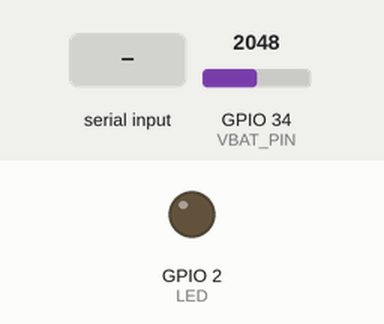
Recording of a sketch running on a simulated ESP32. Shown: output pins drawn as LEDs (lit = HIGH). Dashed ring = blinking. The inputs (shaded band) are chosen by the test bench; at power-on: GPIO 34 (VBAT_PIN) = 2048. A WiFi scan finds three made-up networks; EEPROM starts erased; what the sketch prints to the serial monitor is not drawn.

Above: at 0.1 s.
At 2.2 s:
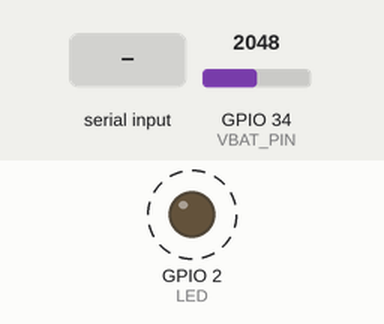
2.3 s: "c" received over Serial
Timing chart, 0 to 11.3 s (numbered marks = the images above; inputs shaded):
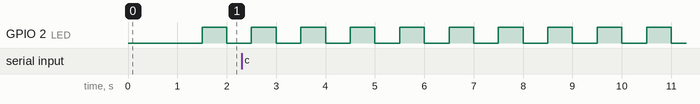

Measured:
- by itself, GPIO 2 (LED): alternates HIGH for 0.50 s and LOW for 0.50 s

The sketch:

t11_ldo_3v3.ino
```cpp
// tests/t11_ldo_3v3/t11_ldo_3v3.ino
// LDO 3.3 V: ESP32 กินไฟจากแบต → TP4056 → LDO → ขา 3V3 (ไม่เสียบ USB)
// ตอนรันจากแบตไม่มี Serial ให้ดู จึงจดผลลง flash (NVS) แล้วค่อยเสียบ USB มาอ่านทีหลัง
#include <WiFi.h>
#include <Preferences.h>

const int LED = 2;                      // LED บนบอร์ด
const int VBAT_PIN = 34;                // ตัวแบ่ง 100k/100k จาก t10 (ไม่ต่อก็ได้)
const float DIVIDER = 2.0f;
const uint32_t SCAN_EVERY_MS = 5000;    // สแกน Wi-Fi ทุก 5 วินาที = ดึงกระแสสูงเป็นช่วงๆ ทดสอบว่า LDO จ่ายทัน
const uint32_t SAVE_EVERY_MS = 10000;   // จดเวลาที่รันได้ลง flash ทุก 10 วินาที

Preferences prefs;
uint32_t brownouts = 0;                 // จำนวนครั้งที่รีเซ็ตเพราะไฟตก (สะสมจนกว่าจะส่ง c)
uint32_t minVbatMv = UINT32_MAX;        // VBAT ต่ำสุดของรอบนี้
bool scanning = false;

uint32_t readVbatMv() {
  uint32_t sum = 0;
  for (int i = 0; i < 16; i++) sum += analogReadMilliVolts(VBAT_PIN);
  return sum / 16 * DIVIDER;
}

const char *resetText(esp_reset_reason_t r) {
  switch (r) {
    case ESP_RST_POWERON:  return "POWERON (เพิ่งจ่ายไฟ)";
    case ESP_RST_BROWNOUT: return "BROWNOUT (ไฟตก)";
    case ESP_RST_EXT:      return "EXT (ปุ่ม EN)";
    case ESP_RST_SW:       return "SW (รีเซ็ตจากโค้ด)";
    case ESP_RST_PANIC:    return "PANIC (โปรแกรมล่ม)";
    default:               return "อื่นๆ";
  }
}

void setup() {
  Serial.begin(115200);
  pinMode(LED, OUTPUT);
  analogSetPinAttenuation(VBAT_PIN, ADC_11db);

  // อ่านผลของรอบก่อน (รอบที่รันจาก LDO) แล้วเริ่มนับรอบใหม่
  esp_reset_reason_t reason = esp_reset_reason();
  prefs.begin("t11", false);
  brownouts = prefs.getUInt("brown", 0) + (reason == ESP_RST_BROWNOUT ? 1 : 0);
  uint32_t prevUpS = prefs.getUInt("upS", 0);
  uint32_t prevMinMv = prefs.getUInt("minV", 0);
  prefs.putUInt("brown", brownouts);
  prefs.putUInt("upS", 0);
  prefs.putUInt("minV", 0);

  delay(1000);                          // รอ Serial Monitor
  Serial.println("t11 LDO 3.3 V test");
  Serial.printf("reset = %s\n", resetText(reason));
  Serial.printf("รอบก่อนรันได้ %lu s\n", (unsigned long)prevUpS);
  Serial.printf("brownout สะสม = %lu\n", (unsigned long)brownouts);
  Serial.printf("VBAT ต่ำสุดรอบก่อน = %lu mV (0 = ไม่ได้ต่อตัวแบ่ง)\n", (unsigned long)prevMinMv);
  Serial.println("ส่ง c = ล้าง log");

  WiFi.mode(WIFI_STA);
}

void loop() {
  uint32_t now = millis();

  if (Serial.available() && Serial.read() == 'c') {
    prefs.clear();
    brownouts = 0;
    Serial.println("ล้าง log แล้ว");
  }

  // ปกติกะพริบ 1 ครั้งต่อวินาที ถ้าเคย brownout กะพริบเร็ว 5 ครั้งต่อวินาที
  digitalWrite(LED, (now / (brownouts ? 100 : 500)) % 2);

  // เริ่มสแกน Wi-Fi แบบไม่รอ (async) วิทยุจะกินกระแสสูงช่วงสั้นๆ
  static uint32_t lastScan = 0;
  if (!scanning && now - lastScan >= SCAN_EVERY_MS) {
    WiFi.scanNetworks(true);
    scanning = true;
    lastScan = now;
  }

  // ระหว่างสแกน วัดแบตไปด้วย เก็บค่าต่ำสุด (ต่ำกว่า 1 V = ไม่ได้ต่อตัวแบ่ง ไม่นับ)
  if (scanning) {
    uint32_t v = readVbatMv();
    if (v > 1000 && v < minVbatMv) minVbatMv = v;
    int n = WiFi.scanComplete();
    if (n >= 0 || n == WIFI_SCAN_FAILED) {
      Serial.printf("[%lu s] scan = %d AP  VBAT = %lu mV  ต่ำสุดรอบนี้ = %lu mV\n",
                    (unsigned long)(now / 1000), n, (unsigned long)v,
                    (unsigned long)(minVbatMv == UINT32_MAX ? 0 : minVbatMv));
      WiFi.scanDelete();
      scanning = false;
    }
  }

  // จดเวลาที่รันได้และ VBAT ต่ำสุดลง flash เป็นระยะ (ถ้าไฟตกจะรู้ว่ารันได้นานแค่ไหน)
  static uint32_t lastSave = 0;
  if (now - lastSave >= SAVE_EVERY_MS) {
    lastSave = now;
    prefs.putUInt("upS", now / 1000);
    prefs.putUInt("minV", minVbatMv == UINT32_MAX ? 0 : minVbatMv);
  }
}
```
